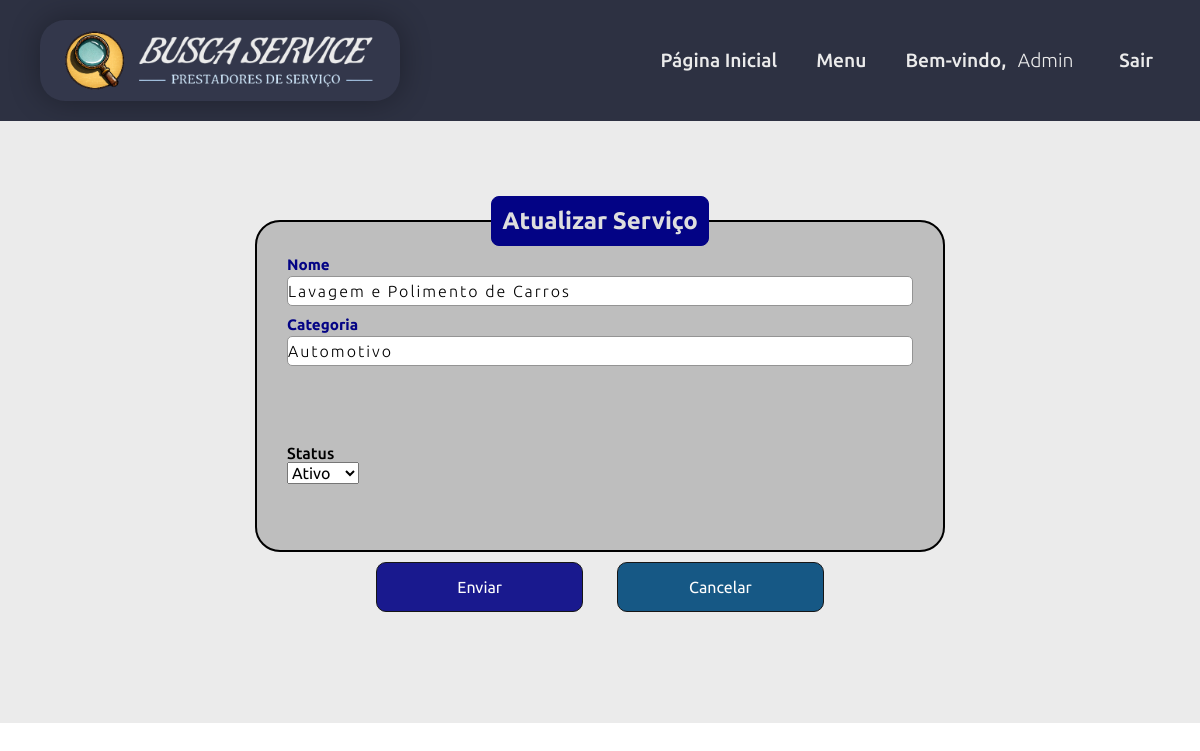
The page /app/views/usuario_admin_updserv.php?idserv=27 (signed in) on the database its author committed.
### tables this page shows
CREATE TABLE servico(
  idserv INT(11) NOT NULL AUTO_INCREMENT,
  nome VARCHAR(45) NOT NULL,
  categoria VARCHAR(45) NOT NULL,
  status TINYINT(1) NOT NULL DEFAULT 1 COMMENT '\"0\" = Inativo / \"1\" = Ativo',
  dataregserv DATETIME NOT NULL DEFAULT CURRENT_TIMESTAMP(),
  PRIMARY KEY (idserv)
    );

### app/views/usuario_admin_updserv.php (the view, shortened to what this page needs)
<?php
require_once 'layouts/site/header.php';
$idserv = isset($_GET['idserv']) ? $_GET['idserv'] : 0;
$dbh = Conexao::getInstance();
$query = "SELECT * FROM `busca_service`.`servico` WHERE idserv=:idserv LIMIT 1";
$stmt = $dbh->prepare($query);
$stmt->bindParam(':idserv', $idserv);
$stmt->execute();
$row = $stmt->fetch(PDO::FETCH_ASSOC);
?>
<body>
    <?php require_once 'layouts/admin/menu.php'; ?>
    <main class="bg_form">
        <div class="main_opc">
            <section>
                <form action="" method="post" class="box">
                    <fieldset>
                        <legend><b>Atualizar Serviço</b></legend>
                        <div class="inputBox">
                            <input type="text" name="nome" id="nome" class="inputUser" autofocus value="<?= isset($row) ? $row['nome'] : '' ?>">
                            <label for="nome" class="labelInput">Nome</label>
                        </div>
                        <div class="inputBox">
                            <input type="text" name="categoria" id="categoria" class="inputUser" autofocus value="<?= isset($row) ? $row['categoria'] : '' ?>">
                            <label for="categoria" class="labelInput">Categoria</label>
                        </div><br>
                        <div class="inputBox">
                            <label for="status" class="statusLabel">Status</label><br>
                            <div class="select-wrapper">
                                <select name="status" id="status"><br><br>
                                    <option value="1" <?= isset($row) && $row['status'] == '1' ? 'selected' : '' ?>>Ativo
                                    </option>
                                </select>
                            </div>
                        </div><br><br>
                    </fieldset>
                    <div class="btn_alinhamento">
                        <a href="usuario_admin.php">
                            <button type="submit" id="submit" value="Enviar" name="salvar">Enviar</button>
                        </a>
                        <a href="usuario_admin_listserv.php">
                            <button type="button" id="cancel" value="Cancelar" name="cancelar">Cancelar</button>
                        </a>
                    </div>
                </form>
            </section>
        </div>
        <br><br>
    </main>
</body>
</html>

### app/views/assets/css/boot.css (style rules this page uses)
* { padding: 0; margin: 0; box-sizing: border-box; text-decoration: none; font-size: 1em; font-family: 'Ubuntu', sans-serif; }

### app/views/assets/css/style.css (style rules this page uses)
html { height: 100%; min-height: 100%; }
body { display: flex; flex-direction: column; min-height: 100%; }

### app/views/assets/css/formulario.css (style rules this page uses)
.box { margin: 5% auto; color: rgb(0, 0, 0); position: relative; padding: 15px; width: 60%; }
.box fieldset { background-color: #bebebe; border-radius: 25px; border: 2px solid #000; }
.bg_form { background-color: #ebebeb; }
legend { border: 1px solid rgb(3, 3, 133); padding: 10px; text-align: center; background-color: rgb(3, 3, 133); border-radius: 8px; font-size: 1.5em; color: #dedede; }
.inputBox { position: relative; margin: 30px; font-weight: 500; }
.inputUser { background: none; border: none; border: 1px solid #949494; background-color: #fff; height: 30px; border-radius: 5px; outline: none; color: black; font-size: 1em; width: 100%; letter-spacing: 2px; font-weight: 300; }
.labelInput { position: absolute; top: 0px; left: 0px; margin-bottom: 10px; pointer-events: none; transition: .5s; }
.inputUser:focus~.labelInput, .inputUser:valid~.labelInput { top: -20px; font-size: 0.95em; color: rgb(3, 3, 133); font-weight: 600; }
.select-wrapper { border-radius: 5px; }
#submit { background-color: rgb(3, 3, 133); width: 30%; border: none; padding: 15px; color: white; font-size: 1em; cursor: pointer; border-radius: 10px; align-items: center; opacity: 0.9; margin-right: 15px; border: 1px solid #000; }
#cancel { background-color: rgb(0, 73, 122); width: 30%; border: none; padding: 15px; color: white; font-size: 1em; cursor: pointer; border-radius: 10px; align-items: center; opacity: 0.9; margin-left: 15px; border: 1px solid #000; }
.btn_alinhamento { width: 100%; text-align: center; margin: 0px auto; margin-top: 10px; }

### rows shown on the page
servico: nome "Lavagem e Polimento de Carros", categoria "Automotivo", status "Ativo"

### other values the page prints
$primeiroNome "Admin"
